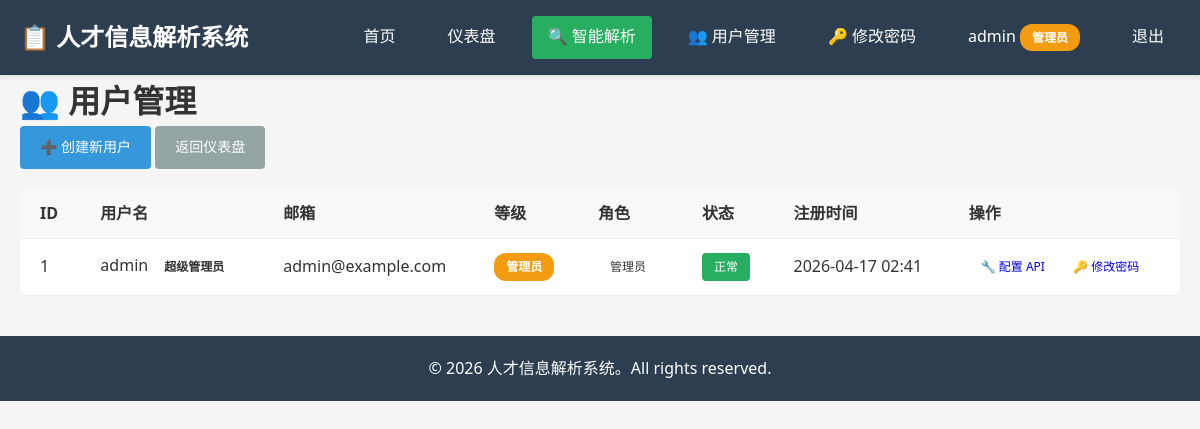
Page /TIE/admin/users (signed in) on the committed database.
### models.py (models this page shows, shortened)
class User(UserMixin, db.Model):
    __tablename__ = 'users'
    id = db.Column(db.Integer, primary_key=True)
    username = db.Column(db.String(64), unique=True, nullable=False, index=True)
    email = db.Column(db.String(120), unique=True, nullable=False, index=True)
    password_hash = db.Column(db.String(256), nullable=False)
    created_at = db.Column(db.DateTime, default=datetime.utcnow)
    last_login = db.Column(db.DateTime)
    is_active = db.Column(db.Boolean, default=True)
    is_admin = db.Column(db.Boolean, default=False)  # 是否为超级管理员
    level = db.Column(db.Integer, default=1)  # 1-普通会员，2-高级会员，3-VIP，4-超级 VIP，5-管理员
    experience = db.Column(db.Integer, default=0)  # 经验值
    credits = db.Column(db.Integer, default=100)  # 积分/点数
    api_key = db.Column(db.String(256))  # 阿里云 API Key
    base_url = db.Column(db.String(500), default='https://dashscope.aliyuncs.com/compatible-mode/v1')
    model_name = db.Column(db.String(100), default='qwen-vl-max')
    def get_level_name(self):
        level_names = {
            1: '普通会员',
            2: '高级会员',
            3: 'VIP 会员',
            4: '超级 VIP',
            5: '管理员'
        }
        return level_names.get(self.level, '普通会员')
    def is_super_admin(self):
        return self.is_admin and self.level == 5

### app.py (the view)
@tie.route('/admin/users')
@login_required
def manage_users():
    if not current_user.is_super_admin():
        flash('无权访问此页面', 'error')
        return redirect(url_for('tie.index'))
    users = User.query.order_by(User.created_at.desc()).all()
    return render_template('manage_users.html', users=users)

### app.py (called while the page is built)
@login_manager.user_loader
def load_user(user_id):
    return User.query.get(int(user_id))

@app.context_processor
def inject_globals():
    return {
        'current_year': datetime.now().year,
        'user_level_names': {
            1: '普通会员',
            2: '高级会员',
            3: 'VIP 会员',
            4: '超级 VIP',
            5: '管理员'
        }
    }

### templates/manage_users.html (shortened to what this page needs)
{% extends "base.html" %}
{% block content %}
<div class="admin-page">
    <h1>👥 用户管理</h1>
    <div class="admin-actions">
        <a href="{{ url_for('tie.register') }}" class="btn btn-primary">➕ 创建新用户</a>
        <a href="{{ url_for('tie.dashboard') }}" class="btn btn-secondary">返回仪表盘</a>
    </div>
    {% if users %}
    <table class="table">
        <thead>
            <tr>
                <th>ID</th>
                <th>用户名</th>
                <th>邮箱</th>
                <th>等级</th>
                <th>角色</th>
                <th>状态</th>
                <th>注册时间</th>
                <th>操作</th>
            </tr>
        </thead>
        <tbody>
            {% for user in users %}
            <tr>
                <td>{{ user.id }}</td>
                <td>
                    {{ user.username }}
                    {% if user.is_super_admin() %}
                        <span class="badge badge-level-5">超级管理员</span>
                    {% endif %}
                </td>
                <td>{{ user.email }}</td>
                <td>
                    <span class="badge level-{{ user.level }}">{{ user.get_level_name() }}</span>
                </td>
                <td>
                    {% if user.is_admin %}
                        <span class="status status-admin">管理员</span>
                    {% else %}
                        <span class="status status-user">普通用户</span>
                    {% endif %}
                </td>
                <td>
                    {% if user.is_active %}
                        <span class="status status-completed">正常</span>
                    {% else %}
                        <span class="status status-failed">禁用</span>
                    {% endif %}
                </td>
                <td>{{ user.created_at.strftime('%Y-%m-%d %H:%M') }}</td>
                <td>
                    <a href="{{ url_for('tie.configure_user_api', user_id=user.id) }}" class="btn btn-sm">🔧 配置 API</a>
                    <a href="{{ url_for('tie.change_password', target_username=user.username) }}" class="btn btn-sm">🔑 修改密码</a>
                </td>
            </tr>
            {% endfor %}
        </tbody>
    </table>
    {% else %}
    <p class="empty-message">暂无用户数据</p>
    {% endif %}
</div>
{% endblock %}

### templates/base.html (shortened to what this page needs)
<!DOCTYPE html>
<html lang="zh-CN">
<head>
    <link rel="stylesheet" href="{{ url_for('static', filename='style.css') }}">
</head>
<body>
    <nav class="navbar">
        <div class="container">
            <a href="{{ url_for('tie.index') }}" class="brand">📋 人才信息解析系统</a>
            <div class="nav-links">
                <a href="{{ url_for('tie.index') }}">首页</a>
                {% if current_user.is_authenticated %}
                    <a href="{{ url_for('tie.dashboard') }}">仪表盘</a>
                    <a href="{{ url_for('tie.intelligent_analysis') }}" style="background-color: #27ae60;">🔍 智能解析</a>
                    {% if current_user.is_super_admin() %}
                        <a href="{{ url_for('tie.manage_users') }}">👥 用户管理</a>
                    {% endif %}
                    <a href="{{ url_for('tie.change_password') }}">🔑 修改密码</a>
                    <a href="{{ url_for('tie.profile') }}">
                        {{ current_user.username }}
                        <span class="badge level-{{ current_user.level }}">
                            {{ current_user.get_level_name() }}
                        </span>
                    </a>
                    <a href="{{ url_for('tie.logout') }}" class="btn-logout">退出</a>
                {% else %}
                    <a href="{{ url_for('tie.login') }}">登录</a>
                {% endif %}
            </div>
        </div>
    </nav>
    <main class="container">
        {% block content %}{% endblock %}
    </main>
    <footer class="footer">
        <div class="container">
            <p>&copy; {{ current_year }} 人才信息解析系统。All rights reserved.</p>
        </div>
    </footer>
</body>
</html>

### static/style.css (style rules this page uses)
* { margin: 0; padding: 0; box-sizing: border-box; }
body { font-family: 'Microsoft YaHei', 'Segoe UI', Arial, sans-serif; background-color: #f5f5f5; color: #333; line-height: 1.6; }
.container { max-width: 1200px; margin: 0 auto; padding: 0 20px; }
.navbar { background-color: #2c3e50; color: white; padding: 1rem 0; box-shadow: 0 2px 4px rgba(0, 0, 0, 0.1); }
.navbar .container { display: flex; justify-content: space-between; align-items: center; }
.brand { font-size: 1.5rem; font-weight: bold; color: white; text-decoration: none; }
.nav-links { display: flex; gap: 20px; }
.nav-links a { color: white; text-decoration: none; padding: 8px 16px; border-radius: 4px; transition: background-color 0.3s; }
.btn { display: inline-block; padding: 10px 20px; text-decoration: none; border-radius: 4px; transition: all 0.3s; cursor: pointer; border: none; font-size: 14px; }
.btn-primary { background-color: #3498db; color: white; }
.btn-secondary { background-color: #95a5a6; color: white; }
.btn-sm { padding: 6px 12px; font-size: 12px; }
.badge { display: inline-block; padding: 4px 12px; border-radius: 12px; font-size: 12px; font-weight: bold; }
.badge.level-5 { background-color: #f39c12; color: white; }
.status { display: inline-block; padding: 4px 12px; border-radius: 4px; font-size: 12px; }
.status-completed { background-color: #27ae60; color: white; }
.table { width: 100%; background: white; border-collapse: collapse; margin: 20px 0; border-radius: 8px; overflow: hidden; }
.table th, .table td { padding: 12px 20px; text-align: left; border-bottom: 1px solid #eee; }
.table th { background-color: #f8f9fa; font-weight: bold; }
.footer { background-color: #2c3e50; color: white; text-align: center; padding: 20px; margin-top: 40px; }

### rows in the picture
User: username "admin", get_level_name "管理员", id "1", is_admin "超级管理员", email "admin@example.com", is_active "正常", created_at "2026-04-17 02:41"
